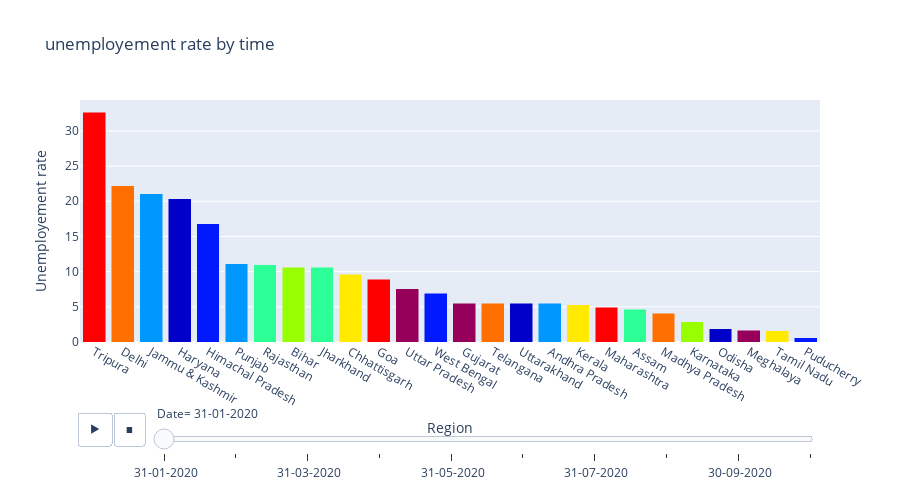

Write notebook code for a chart like this one.
### Code cell
fig = px.bar(df_2020, x= 'Region',y=' Estimated Unemployment Rate (%)',color='Region',
             animation_frame=' Date' , title='unemployement rate by time ',
             labels={' Estimated Unemployment Rate (%)' : 'Unemployement rate' },
             template='plotly', color_discrete_sequence= px.colors.sequential.Rainbow,
             category_orders={'Region': ['Region1','Region2','Region3',]},height=500)

fig.update_layout(xaxis= {'categoryorder' : 'total descending'},barmode= 'stack',
                  showlegend= False)

'''fig.add_annotation (text='impact over time',
                    xref='paper',yref='paper',
                    x=0.5, y=1.05,
                    showarrow=False,
                    font=dict(size=16, color= 'black')) '''
fig.show()

### Figure 1 — Plotly figure (JSON) as saved in the notebook; plotly's stock layout.template omitted (floating-point values rounded to 4 significant figures)
{"data": [{"alignmentgroup": "True", "hovertemplate": "Region=%{x}<br> Date= 31-01-2020<br>Unemployement rate=%{y}<extra></extra>", "legendgroup": "Andhra Pradesh", "marker": {"color": "rgb(0,152,255)", "pattern": {"shape": ""}}, "name": "Andhra Pradesh", "offsetgroup": "Andhra Pradesh", "orientation": "v", "showlegend": true, "textposition": "auto", "type": "bar", "x": ["Andhra Pradesh"], "xaxis": "x", "y": [5.48], "yaxis": "y"}, {"alignmentgroup": "True", "hovertemplate": "Region=%{x}<br> Date= 31-01-2020<br>Unemployement rate=%{y}<extra></extra>", "legendgroup": "Assam", "marker": {"color": "rgb(44,255,150)", "pattern": {"shape": ""}}, "name": "Assam", "offsetgroup": "Assam", "orientation": "v", "showlegend": true, "textposition": "auto", "type": "bar", "x": ["Assam"], "xaxis": "x", "y": [4.66], "yaxis": "y"}, {"alignmentgroup": "True", "hovertemplate": "Region=%{x}<br> Date= 31-01-2020<br>Unemployement rate=%{y}<extra></extra>", "legendgroup": "Bihar", "marker": {"color": "rgb(151,255,0)", "pattern": {"shape": ""}}, "name": "Bihar", "offsetgroup": "Bihar", "orientation": "v", "showlegend": true, "textposition": "auto", "type": "bar", "x": ["Bihar"], "xaxis": "x", "y": [10.61], "yaxis": "y"}, {"alignmentgroup": "True", "hovertemplate": "Region=%{x}<br> Date= 31-01-2020<br>Unemployement rate=%{y}<extra></extra>", "legendgroup": "Chhattisgarh", "marker": {"color": "rgb(255,234,0)", "pattern": {"shape": ""}}, "name": "Chhattisgarh", "offsetgroup": "Chhattisgarh", "orientation": "v", "showlegend": true, "textposition": "auto", "type": "bar", "x": ["Chhattisgarh"], "xaxis": "x", "y": [9.65], "yaxis": "y"}, {"alignmentgroup": "True", "hovertemplate": "Region=%{x}<br> Date= 31-01-2020<br>Unemployement rate=%{y}<extra></extra>", "legendgroup": "Delhi", "marker": {"color": "rgb(255,111,0)", "pattern": {"shape": ""}}, "name": "Delhi", "offsetgroup": "Delhi", "orientation": "v", "showlegend": true, "textposition": "auto", "type": "bar", "x": ["Delhi"], "xaxis": "x", "y": [22.23], "yaxis": "y"}, {"alignmentgroup": "True", "hovertemplate": "Region=%{x}<br> Date= 31-01-2020<br>Unemployement rate=%{y}<extra></extra>", "legendgroup": "Goa", "marker": {"color": "rgb(255,0,0)", "pattern": {"shape": ""}}, "name": "Goa", "offsetgroup": "Goa", "orientation": "v", "showlegend": true, "textposition": "auto", "type": "bar", "x": ["Goa"], "xaxis": "x", "y": [8.89], "yaxis": "y"}, {"alignmentgroup": "True", "hovertemplate": "Region=%{x}<br> Date= 31-01-2020<br>Unemployement rate=%{y}<extra></extra>", "legendgroup": "Gujarat", "marker": {"color": "rgb(150,0,90)", "pattern": {"shape": ""}}, "name": "Gujarat", "offsetgroup": "Gujarat", "orientation": "v", "showlegend": true, "textposition": "auto", "type": "bar", "x": ["Gujarat"], "xaxis": "x", "y": [5.54], "yaxis": "y"}, {"alignmentgroup": "True", "hovertemplate": "Region=%{x}<br> Date= 31-01-2020<br>Unemployement rate=%{y}<extra></extra>", "legendgroup": "Haryana", "marker": {"color": "rgb(0,0,200)", "pattern": {"shape": ""}}, "name": "Haryana", "offsetgroup": "Haryana", "orientation": "v", "showlegend": true, "textposition": "auto", "type": "bar", "x": ["Haryana"], "xaxis": "x", "y": [20.34], "yaxis": "y"}, {"alignmentgroup": "True", "hovertemplate": "Region=%{x}<br> Date= 31-01-2020<br>Unemployement rate=%{y}<extra></extra>", "legendgroup": "Himachal Pradesh", "marker": {"color": "rgb(0,25,255)", "pattern": {"shape": ""}}, "name": "Himachal Pradesh", "offsetgroup": "Himachal Pradesh", "orientation": "v", "showlegend": true, "textposition": "auto", "type": "bar", "x": ["Himachal Pradesh"], "xaxis": "x", "y": [16.83], "yaxis": "y"}, {"alignmentgroup": "True", "hovertemplate": "Region=%{x}<br> Date= 31-01-2020<br>Unemployement rate=%{y}<extra></extra>", "legendgroup": "Jammu & Kashmir", "marker": {"color": "rgb(0,152,255)", "pattern": {"shape": ""}}, "name": "Jammu & Kashmir", "offsetgroup": "Jammu & Kashmir", "orientation": "v", "showlegend": true, "textposition": "auto", "type": "bar", "x": ["Jammu & Kashmir"], "xaxis": "x", "y": [21.08], "yaxis": "y"}, {"alignmentgroup": "True", "hovertemplate": "Region=%{x}<br> Date= 31-01-2020<br>Unemployement rate=%{y}<extra></extra>", "legendgroup": "Jharkhand", "marker": {"color": "rgb(44,255,150)", "pattern": {"shape": ""}}, "name": "Jharkhand", "offsetgroup": "Jharkhand", "orientation": "v", "showlegend": true, "textposition": "auto", "type": "bar", "x": ["Jharkhand"], "xaxis": "x", "y": [10.61], "yaxis": "y"}, {"alignmentgroup": "True", "hovertemplate": "Region=%{x}<br> Date= 31-01-2020<br>Unemployement rate=%{y}<extra></extra>", "legendgroup": "Karnataka", "marker": {"color": "rgb(151,255,0)", "pattern": {"shape": ""}}, "name": "Karnataka", "offsetgroup": "Karnataka", "orientation": "v", "showlegend": true, "textposition": "auto", "type": "bar", "x": ["Karnataka"], "xaxis": "x", "y": [2.86], "yaxis": "y"}, {"alignmentgroup": "True", "hovertemplate": "Region=%{x}<br> Date= 31-01-2020<br>Unemployement rate=%{y}<extra></extra>", "legendgroup": "Kerala", "marker": {"color": "rgb(255,234,0)", "pattern": {"shape": ""}}, "name": "Kerala", "offsetgroup": "Kerala", "orientation": "v", "showlegend": true, "textposition": "auto", "type": "bar", "x": ["Kerala"], "xaxis": "x", "y": [5.31], "yaxis": "y"}, {"alignmentgroup": "True", "hovertemplate": "Region=%{x}<br> Date= 31-01-2020<br>Unemployement rate=%{y}<extra></extra>", "legendgroup": "Madhya Pradesh", "marker": {"color": "rgb(255,111,0)", "pattern": {"shape": ""}}, "name": "Madhya Pradesh", "offsetgroup": "Madhya Pradesh", "orientation": "v", "showlegend": true, "textposition": "auto", "type": "bar", "x": ["Madhya Pradesh"], "xaxis": "x", "y": [4.11], "yaxis": "y"}, {"alignmentgroup": "True", "hovertemplate": "Region=%{x}<br> Date= 31-01-2020<br>Unemployement rate=%{y}<extra></extra>", "legendgroup": "Maharashtra", "marker": {"color": "rgb(255,0,0)", "pattern": {"shape": ""}}, "name": "Maharashtra", "offsetgroup": "Maharashtra", "orientation": "v", "showlegend": true, "textposition": "auto", "type": "bar", "x": ["Maharashtra"], "xaxis": "x", "y": [4.95], "yaxis": "y"}, {"alignmentgroup": "True", "hovertemplate": "Region=%{x}<br> Date= 31-01-2020<br>Unemployement rate=%{y}<extra></extra>", "legendgroup": "Meghalaya", "marker": {"color": "rgb(150,0,90)", "pattern": {"shape": ""}}, "name": "Meghalaya", "offsetgroup": "Meghalaya", "orientation": "v", "showlegend": true, "textposition": "auto", "type": "bar", "x": ["Meghalaya"], "xaxis": "x", "y": [1.66], "yaxis": "y"}, {"alignmentgroup": "True", "hovertemplate": "Region=%{x}<br> Date= 31-01-2020<br>Unemployement rate=%{y}<extra></extra>", "legendgroup": "Odisha", "marker": {"color": "rgb(0,0,200)", "pattern": {"shape": ""}}, "name": "Odisha", "offsetgroup": "Odisha", "orientation": "v", "showlegend": true, "textposition": "auto", "type": "bar", "x": ["Odisha"], "xaxis": "x", "y": [1.9], "yaxis": "y"}, {"alignmentgroup": "True", "hovertemplate": "Region=%{x}<br> Date= 31-01-2020<br>Unemployement rate=%{y}<extra></extra>", "legendgroup": "Puducherry", "marker": {"color": "rgb(0,25,255)", "pattern": {"shape": ""}}, "name": "Puducherry", "offsetgroup": "Puducherry", "orientation": "v", "showlegend": true, "textposition": "auto", "type": "bar", "x": ["Puducherry"], "xaxis": "x", "y": [0.58], "yaxis": "y"}, {"alignmentgroup": "True", "hovertemplate": "Region=%{x}<br> Date= 31-01-2020<br>Unemployement rate=%{y}<extra></extra>", "legendgroup": "Punjab", "marker": {"color": "rgb(0,152,255)", "pattern": {"shape": ""}}, "name": "Punjab", "offsetgroup": "Punjab", "orientation": "v", "showlegend": true, "textposition": "auto", "type": "bar", "x": ["Punjab"], "xaxis": "x", "y": [11.11], "yaxis": "y"}, {"alignmentgroup": "True", "hovertemplate": "Region=%{x}<br> Date= 31-01-2020<br>Unemployement rate=%{y}<extra></extra>", "legendgroup": "Rajasthan", "marker": {"color": "rgb(44,255,150)", "pattern": {"shape": ""}}, "name": "Rajasthan", "offsetgroup": "Rajasthan", "orientation": "v", "showlegend": true, "textposition": "auto", "type": "bar", "x": ["Rajasthan"], "xaxis": "x", "y": [10.97], "yaxis": "y"}, {"alignmentgroup": "True", "hovertemplate": "Region=%{x}<br> Date= 31-01-2020<br>Unemployement rate=%{y}<extra></extra>", "legendgroup": "Tamil Nadu", "marker": {"color": "rgb(255,234,0)", "pattern": {"shape": ""}}, "name": "Tamil Nadu", "offsetgroup": "Tamil Nadu", "orientation": "v", "showlegend": true, "textposition": "auto", "type": "bar", "x": ["Tamil Nadu"], "xaxis": "x", "y": [1.57], "yaxis": "y"}, {"alignmentgroup": "True", "hovertemplate": "Region=%{x}<br> Date= 31-01-2020<br>Unemployement rate=%{y}<extra></extra>", "legendgroup": "Telangana", "marker": {"color": "rgb(255,111,0)", "pattern": {"shape": ""}}, "name": "Telangana", "offsetgroup": "Telangana", "orientation": "v", "showlegend": true, "textposition": "auto", "type": "bar", "x": ["Telangana"], "xaxis": "x", "y": [5.49], "yaxis": "y"}, {"alignmentgroup": "True", "hovertemplate": "Region=%{x}<br> Date= 31-01-2020<br>Unemployement rate=%{y}<extra></extra>", "legendgroup": "Tripura", "marker": {"color": "rgb(255,0,0)", "pattern": {"shape": ""}}, "name": "Tripura", "offsetgroup": "Tripura", "orientation": "v", "showlegend": true, "textposition": "auto", "type": "bar", "x": ["Tripura"], "xaxis": "x", "y": [32.67], "yaxis": "y"}, {"alignmentgroup": "True", "hovertemplate": "Region=%{x}<br> Date= 31-01-2020<br>Unemployement rate=%{y}<extra></extra>", "legendgroup": "Uttar Pradesh", "marker": {"color": "rgb(150,0,90)", "pattern": {"shape": ""}}, "name": "Uttar Pradesh", "offsetgroup": "Uttar Pradesh", "orientation": "v", "showlegend": true, "textposition": "auto", "type": "bar", "x": ["Uttar Pradesh"], "xaxis": "x", "y": [7.58], "yaxis": "y"}, {"alignmentgroup": "True", "hovertemplate": "Region=%{x}<br> Date= 31-01-2020<br>Unemployement rate=%{y}<extra></extra>", "legendgroup": "Uttarakhand", "marker": {"color": "rgb(0,0,200)", "pattern": {"shape": ""}}, "name": "Uttarakhand", "offsetgroup": "Uttarakhand", "orientation": "v", "showlegend": true, "textposition": "auto", "type": "bar", "x": ["Uttarakhand"], "xaxis": "x", "y": [5.49], "yaxis": "y"}, {"alignmentgroup": "True", "hovertemplate": "Region=%{x}<br> Date= 31-01-2020<br>Unemployement rate=%{y}<extra></extra>", "legendgroup": "West Bengal", "marker": {"color": "rgb(0,25,255)", "pattern": {"shape": ""}}, "name": "West Bengal", "offsetgroup": "West Bengal", "orientation": "v", "showlegend": true, "textposition": "auto", "type": "bar", "x": ["West Bengal"], "xaxis": "x", "y": [6.94], "yaxis": "y"}], "layout": {"barmode": "stack", "height": 500, "legend": {"title": {"text": "Region"}, "tracegroupgap": 0}, "showlegend": false, "sliders": [{"active": 0, "currentvalue": {"prefix": " Date="}, "len": 0.9, "pad": {"b": 10, "t": 60}, "steps": [{"args": [[" 31-01-2020"], {"frame": {"duration": 0, "redraw": true}, "fromcurrent": true, "mode": "immediate", "transition": {"duration": 0, "easing": "linear"}}], "label": " 31-01-2020", "method": "animate"}, {"args": [[" 29-02-2020"], {"frame": {"duration": 0, "redraw": true}, "fromcurrent": true, "mode": "immediate", "transition": {"duration": 0, "easing": "linear"}}], "label": " 29-02-2020", "method": "animate"}, {"args": [[" 31-03-2020"], {"frame": {"duration": 0, "redraw": true}, "fromcurrent": true, "mode": "immediate", "transition": {"duration": 0, "easing": "linear"}}], "label": " 31-03-2020", "method": "animate"}, {"args": [[" 30-04-2020"], {"frame": {"duration": 0, "redraw": true}, "fromcurrent": true, "mode": "immediate", "transition": {"duration": 0, "easing": "linear"}}], "label": " 30-04-2020", "method": "animate"}, {"args": [[" 31-05-2020"], {"frame": {"duration": 0, "redraw": true}, "fromcurrent": true, "mode": "immediate", "transition": {"duration": 0, "easing": "linear"}}], "label": " 31-05-2020", "method": "animate"}, {"args": [[" 30-06-2020"], {"frame": {"duration": 0, "redraw": true}, "fromcurrent": true, "mode": "immediate", "transition": {"duration": 0, "easing": "linear"}}], "label": " 30-06-2020", "method": "animate"}, {"args": [[" 31-07-2020"], {"frame": {"duration": 0, "redraw": true}, "fromcurrent": true, "mode": "immediate", "transition": {"duration": 0, "easing": "linear"}}], "label": " 31-07-2020", "method": "animate"}, {"args": [[" 31-08-2020"], {"frame": {"duration": 0, "redraw": true}, "fromcurrent": true, "mode": "immediate", "transition": {"duration": 0, "easing": "linear"}}], "label": " 31-08-2020", "method": "animate"}, {"args": [[" 30-09-2020"], {"frame": {"duration": 0, "redraw": true}, "fromcurrent": true, "mode": "immediate", "transition": {"duration": 0, "easing": "linear"}}], "label": " 30-09-2020", "method": "animate"}, {"args": [[" 31-10-2020"], {"frame": {"duration": 0, "redraw": true}, "fromcurrent": true, "mode": "immediate", "transition": {"duration": 0, "easing": "linear"}}], "label": " 31-10-2020", "method": "animate"}], "x": 0.1, "xanchor": "left", "y": 0, "yanchor": "top"}], "title": {"text": "unemployement rate by time "}, "updatemenus": [{"buttons": [{"args": [null, {"frame": {"duration": 500, "redraw": true}, "fromcurrent": true, "mode": "immediate", "transition": {"duration": 500, "easing": "linear"}}], "label": "&#9654;", "method": "animate"}, {"args": [[null], {"frame": {"duration": 0, "redraw": true}, "fromcurrent": true, "mode": "immediate", "transition": {"duration": 0, "easing": "linear"}}], "label": "&#9724;", "method": "animate"}], "direction": "left", "pad": {"r": 10, "t": 70}, "showactive": false, "type": "buttons", "x": 0.1, "xanchor": "right", "y": 0, "yanchor": "top"}], "xaxis": {"anchor": "y", "categoryarray": ["Region1", "Region2", "Region3", "Andhra Pradesh", "Assam", "Bihar", "Chhattisgarh", "Delhi", "Goa", "Gujarat", "Haryana", "Himachal Pradesh", "Jammu & Kashmir", "Jharkhand", "Karnataka", "Kerala", "Madhya Pradesh", "Maharashtra", "Meghalaya", "Odisha", "Puducherry", "Punjab", "Rajasthan", "Sikkim", "Tamil Nadu", "Telangana", "Tripura", "Uttar Pradesh", "Uttarakhand", "West Bengal"], "categoryorder": "total descending", "domain": [0, 1], "title": {"text": "Region"}}, "yaxis": {"anchor": "x", "domain": [0, 1], "title": {"text": "Unemployement rate"}}}}
